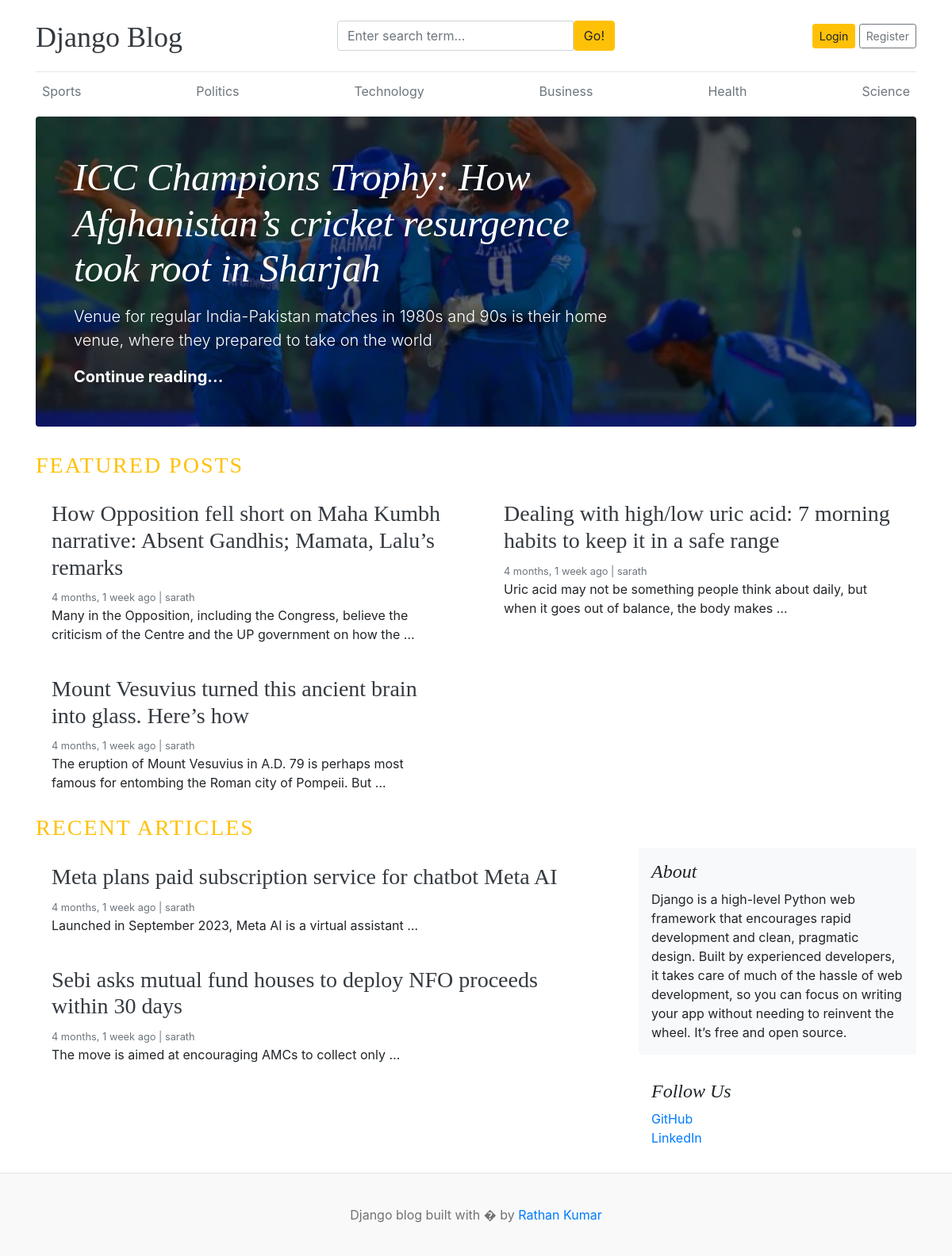
The page / on the database its author committed.
### blog/models.py (models this page shows, shortened)
class Category(models.Model):
    cat_name = models.CharField(max_length=30)
    created_at = models.DateTimeField(auto_now_add=True)
    updated_at = models.DateTimeField(auto_now=True)
    class Meta:
        verbose_name_plural = 'Categories'

class Blog(models.Model):
    title = models.CharField(max_length=100)
    slug = models.SlugField(max_length=150,unique=True,blank=True)
    category = models.ForeignKey(Category,on_delete=models.CASCADE)
    author = models.ForeignKey(User,on_delete=models.CASCADE)
    featured_image = models.ImageField(upload_to='uploads/%Y/%m/%d')
    short_desc = models.TextField()
    blog_body = models.TextField()
    status = models.CharField(max_length=20,choices=STATUS_CHOICES,default="Draft")
    is_featured = models.BooleanField(default=False)
    created_at = models.DateTimeField(auto_now_add=True)
    updated_at = models.DateTimeField(auto_now=True)

### blog/views.py (the view)
# urls.py: path('',views.home,name='home'),
def home(request):
    categories = Category.objects.all()
    featured_post = Blog.objects.filter(is_featured=True)
    non_featured_post = Blog.objects.filter(is_featured=False,status='Published')
    return render(request,'blog/home-blogs.html',{'categories':categories,'featured_post':featured_post,'non_featured_post':non_featured_post})

### templates/blog/home-blogs.html
{% extends 'blog/base.html' %}
{% block content %}
    {% for i in featured_post %}
    {% if forloop.first %}
<div class="jumbotron p-3 p-md-5 text-white rounded bg-dark" style="background-image: url({{i.featured_image.url}});background-blend-mode: overlay;background-size:cover;">
    <div class="col-md-8 px-0">
      <h1 class="display-4 font-italic">{{i.title}}</h1>
      <p class="lead my-3">{{i.short_desc}}</p>
      <p class="lead mb-0"><a href="{% url 'single_post' i.pk %}" class="text-white font-weight-bold">Continue reading...</a></p>
    </div>
  </div>
  {% endif %}
  {% endfor %}
 <h3 class="text-uppercase text-warning" style="letter-spacing: 2px;">Featured Posts</h3>
  <div class="row mb-2">
    {% for i in featured_post %}
    {% if not forloop.first %}
    <div class="col-md-6">
      <div class="card border-0" >
        <div class="card-body">
          <h3><a href="{% url 'single_post' i.pk %}" class="text-dark">{{i.title}}</a></h3>
          <small class="mb-1 text-muted">{{i.created_at | timesince}} ago | {{i.author}}</small>
          <p class="card-text">{{i.short_desc | truncatewords:20}}</p>
        </div>
      </div>
    </div>
    {% endif %}
    {% endfor %}
  </div>
  <h3 class="text-uppercase text-warning" style="letter-spacing: 2px;">Recent Articles</h3>
  <main role="main" class="container p-0">
    <div class="row">
      <div class="col-md-8 blog-main">
        {% for i in non_featured_post %}
        <div class="card border-0" >
          <div class="card-body">
            <h3><a href="{% url 'single_post' i.pk %}" class="text-dark">{{i.title}}</a></h3>
            <small class="mb-1 text-muted">{{i.created_at | timesince}} ago | {{i.author}}</small>
            <p class="card-text">{{i.short_desc | truncatewords:10}}</p>
          </div>
        </div>
        {% endfor %}
      </div>
      <aside class="col-md-4 blog-sidebar">
        <div class="p-3 mb-3 bg-light rounded">
          <h4 class="font-italic">About</h4>
          <p class="mb-0">Django is a high-level Python web framework that encourages rapid development and clean, pragmatic design. Built by experienced developers, it takes care of much of the hassle of web development, so you can focus on writing your app without needing to reinvent the wheel. It’s free and open source.</p>
        </div>
        <div class="p-3">
          <h4 class="font-italic">Follow Us</h4>
          <ol class="list-unstyled">
            <li><a href="#">GitHub</a></li>
            <li><a href="#">LinkedIn</a></li>
          </ol>
        </div>
      </aside>
    </div>
  </main>
</div>
{% endblock %}

### templates/blog/base.html (shortened to what this page needs)
{% load static %}
<!DOCTYPE html>
<html lang="en">
<head>
    <link href="https://getbootstrap.com/docs/4.0/dist/css/bootstrap.min.css" rel="stylesheet">
    <link href="{% static 'css/blog.css' %}" rel="stylesheet">
    <link rel="stylesheet" href="https://cdnjs.cloudflare.com/ajax/libs/font-awesome/4.7.0/css/font-awesome.min.css">
  </head>
<body>
    <div class="container">
      <header class="blog-header py-3">
        <div class="row flex-nowrap justify-content-between align-items-center">
          <div class="col-4 pt-1">
            <a class="blog-header-logo text-dark" href="/">Django Blog</a>
          </div>
          <div class="col-4">
            <form action="{% url 'search' %}" method="get">
              <div class="input-group">
                <input class="form-control" name="keyword" value="{{keyword}}" type="text" placeholder="Enter search term..." aria-label="Enter search term..." aria-describedby="button-search" />
                <button  class="btn btn-warning" id="button-search" type="submit">Go!</button>
            </div>
            </form>
          </div>
          <div class="col-4 d-flex justify-content-end align-items-center">
            {% if not user.is_authenticated %}
            <a class="btn btn-sm btn-warning" href="{% url 'login' %}">Login</a> &nbsp;
            <a class="btn btn-sm btn-outline-secondary" href="{% url 'register' %}">Register</a>
            {% else %}
            <span>{{user.username}}</span>&nbsp;&nbsp;&nbsp;
            <a class="btn btn-sm btn-warning" href="{% url 'logout' %}">Logout</a> &nbsp;&nbsp;
            <a class="btn btn-sm btn-warning" href="{% url 'dashboard' %}">Dashboard</a>
            {% endif %}
          </div>
        </div>
      </header>
      <div class="nav-scroller py-1 mb-2">
        <nav class="nav d-flex justify-content-between">
          {% for i in categories %}
          <a class="p-2 text-muted" href="{% url 'get_post_by_category' i.id %}">{{i.cat_name}}</a>
          {% endfor %}
        </nav>
      </div>
{% block content %}
{% endblock %}
<footer class="blog-footer">
    <p>Django blog built with � by <a href="#">Rathan Kumar</a></p>
  </footer>
  </body>
  </html>

### static/css/blog.css (style rules this page uses)
.blog-header { border-bottom: 1px solid #e5e5e5; }
.blog-header-logo { font-family: "Playfair Display", Georgia, "Times New Roman", serif; font-size: 2.25rem; }
h1, h2, h3, h4, h5, h6 { font-family: "Playfair Display", Georgia, "Times New Roman", serif; }
.display-4 { font-size: 2.5rem; }
@media (min-width: 768px) { .display-4 { font-size: 3rem; } }
.blog-footer { padding: 2.5rem 0; color: #727272; text-align: center; background-color: #f9f9f9; border-top: .05rem solid #e5e5e5; }
.blog-footer p:last-child { margin-bottom: 0; }

### rows shown on the page
Category: cat_name "Sports"
Category: cat_name "Politics"
Category: cat_name "Technology"
Category: cat_name "Business"
Category: cat_name "Health"
Category: cat_name "Science"
Blog: featured_image (picture), title "ICC Champions Trophy: How Afghanistan’s cricket resurgence took root in Sharjah", short_desc "Venue for regular India-Pakistan matches in 1980s and 90s is their home venue, where they prepared to take on the world"
Blog: title "How Opposition fell short on Maha Kumbh narrative: Absent Gandhis; Mamata, Lalu’s remarks", created_at "4 months, 1 week", author "sarath", short_desc "Many in the Opposition, including the Congress, believe the criticism of the Centre and the UP government on how the …"
Blog: title "Dealing with high/low uric acid: 7 morning habits to keep it in a safe range", created_at "4 months, 1 week", author "sarath", short_desc "Uric acid may not be something people think about daily, but when it goes out of balance, the body makes …"
Blog: title "Mount Vesuvius turned this ancient brain into glass. Here’s how", created_at "4 months, 1 week", author "sarath", short_desc "The eruption of Mount Vesuvius in A.D. 79 is perhaps most famous for entombing the Roman city of Pompeii. But …"
Blog: title "Meta plans paid subscription service for chatbot Meta AI", created_at "4 months, 1 week", author "sarath", short_desc "Launched in September 2023, Meta AI is a virtual assistant …"
Blog: title "Sebi asks mutual fund houses to deploy NFO proceeds within 30 days", created_at "4 months, 1 week", author "sarath", short_desc "The move is aimed at encouraging AMCs to collect only …"
